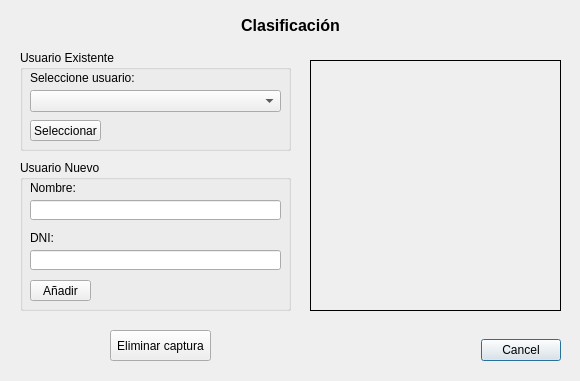
<?xml version="1.0" encoding="UTF-8"?>
<ui version="4.0">
 <class>Clasificacion</class>
 <widget class="QDialog" name="Clasificacion">
  <property name="geometry">
   <rect>
    <x>0</x>
    <y>0</y>
    <width>580</width>
    <height>381</height>
   </rect>
  </property>
  <property name="windowTitle">
   <string>Clasificación</string>
  </property>
  <property name="windowIcon">
   <iconset>
    <normaloff>favicon.png</normaloff>favicon.png</iconset>
  </property>
  <widget class="QDialogButtonBox" name="buttonBox">
   <property name="geometry">
    <rect>
     <x>480</x>
     <y>330</y>
     <width>81</width>
     <height>41</height>
    </rect>
   </property>
   <property name="orientation">
    <enum>Qt::Horizontal</enum>
   </property>
   <property name="standardButtons">
    <set>QDialogButtonBox::Cancel</set>
   </property>
   <property name="centerButtons">
    <bool>true</bool>
   </property>
  </widget>
  <widget class="QLabel" name="image">
   <property name="geometry">
    <rect>
     <x>310</x>
     <y>60</y>
     <width>251</width>
     <height>251</height>
    </rect>
   </property>
   <property name="frameShape">
    <enum>QFrame::Box</enum>
   </property>
   <property name="text">
    <string/>
   </property>
   <property name="scaledContents">
    <bool>false</bool>
   </property>
   <property name="alignment">
    <set>Qt::AlignCenter</set>
   </property>
  </widget>
  <widget class="QLabel" name="titulo">
   <property name="geometry">
    <rect>
     <x>10</x>
     <y>10</y>
     <width>561</width>
     <height>31</height>
    </rect>
   </property>
   <property name="font">
    <font>
     <pointsize>12</pointsize>
     <weight>75</weight>
     <bold>true</bold>
    </font>
   </property>
   <property name="text">
    <string>Clasificación</string>
   </property>
   <property name="alignment">
    <set>Qt::AlignCenter</set>
   </property>
  </widget>
  <widget class="QPushButton" name="button_delete">
   <property name="geometry">
    <rect>
     <x>110</x>
     <y>330</y>
     <width>101</width>
     <height>31</height>
    </rect>
   </property>
   <property name="text">
    <string>Eliminar captura</string>
   </property>
   <property name="autoDefault">
    <bool>false</bool>
   </property>
  </widget>
  <widget class="QGroupBox" name="group_exists">
   <property name="geometry">
    <rect>
     <x>20</x>
     <y>50</y>
     <width>271</width>
     <height>101</height>
    </rect>
   </property>
   <property name="title">
    <string>Usuario Existente</string>
   </property>
   <widget class="QPushButton" name="button_select">
    <property name="geometry">
     <rect>
      <x>10</x>
      <y>70</y>
      <width>71</width>
      <height>21</height>
     </rect>
    </property>
    <property name="text">
     <string>Seleccionar</string>
    </property>
    <property name="autoDefault">
     <bool>false</bool>
    </property>
   </widget>
   <widget class="QComboBox" name="combo_user">
    <property name="geometry">
     <rect>
      <x>10</x>
      <y>40</y>
      <width>251</width>
      <height>22</height>
     </rect>
    </property>
   </widget>
   <widget class="QLabel" name="label">
    <property name="geometry">
     <rect>
      <x>10</x>
      <y>20</y>
      <width>171</width>
      <height>16</height>
     </rect>
    </property>
    <property name="text">
     <string>Seleccione usuario:</string>
    </property>
   </widget>
  </widget>
  <widget class="QGroupBox" name="group_new">
   <property name="geometry">
    <rect>
     <x>20</x>
     <y>160</y>
     <width>271</width>
     <height>151</height>
    </rect>
   </property>
   <property name="title">
    <string>Usuario Nuevo</string>
   </property>
   <widget class="QPushButton" name="button_add">
    <property name="geometry">
     <rect>
      <x>10</x>
      <y>120</y>
      <width>61</width>
      <height>21</height>
     </rect>
    </property>
    <property name="text">
     <string>Añadir</string>
    </property>
    <property name="autoDefault">
     <bool>false</bool>
    </property>
   </widget>
   <widget class="QLabel" name="label_2">
    <property name="geometry">
     <rect>
      <x>10</x>
      <y>20</y>
      <width>171</width>
      <height>16</height>
     </rect>
    </property>
    <property name="text">
     <string>Nombre:</string>
    </property>
   </widget>
   <widget class="QLineEdit" name="input_username">
    <property name="geometry">
     <rect>
      <x>10</x>
      <y>40</y>
      <width>251</width>
      <height>20</height>
     </rect>
    </property>
   </widget>
   <widget class="QLabel" name="label_3">
    <property name="geometry">
     <rect>
      <x>10</x>
      <y>70</y>
      <width>171</width>
      <height>16</height>
     </rect>
    </property>
    <property name="text">
     <string>DNI:</string>
    </property>
   </widget>
   <widget class="QLineEdit" name="input_userid">
    <property name="geometry">
     <rect>
      <x>10</x>
      <y>90</y>
      <width>251</width>
      <height>20</height>
     </rect>
    </property>
   </widget>
  </widget>
  <widget class="QLabel" name="image_iteration">
   <property name="geometry">
    <rect>
     <x>310</x>
     <y>310</y>
     <width>251</width>
     <height>16</height>
    </rect>
   </property>
   <property name="text">
    <string/>
   </property>
   <property name="alignment">
    <set>Qt::AlignCenter</set>
   </property>
  </widget>
 </widget>
 <resources/>
 <connections>
  <connection>
   <sender>buttonBox</sender>
   <signal>rejected()</signal>
   <receiver>Clasificacion</receiver>
   <slot>reject()</slot>
   <hints>
    <hint type="sourcelabel">
     <x>316</x>
     <y>260</y>
    </hint>
    <hint type="destinationlabel">
     <x>286</x>
     <y>274</y>
    </hint>
   </hints>
  </connection>
  <connection>
   <sender>buttonBox</sender>
   <signal>accepted()</signal>
   <receiver>Clasificacion</receiver>
   <slot>accept()</slot>
   <hints>
    <hint type="sourcelabel">
     <x>248</x>
     <y>254</y>
    </hint>
    <hint type="destinationlabel">
     <x>157</x>
     <y>274</y>
    </hint>
   </hints>
  </connection>
 </connections>
</ui>
